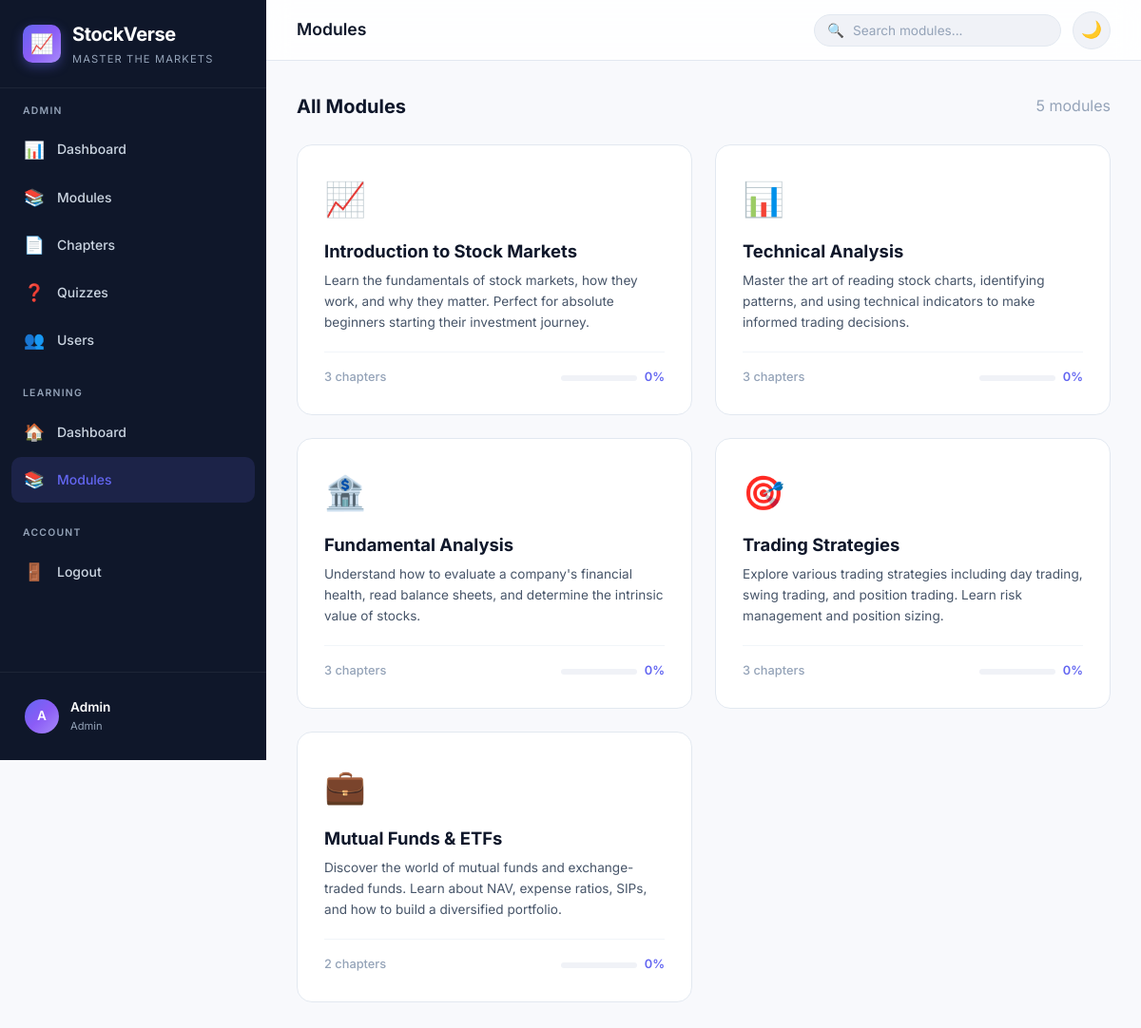
The page /user/modules.php (signed in) on the database its author committed.
### tables this page shows
CREATE TABLE IF NOT EXISTS modules (
    id INT AUTO_INCREMENT PRIMARY KEY,
    title VARCHAR(200) NOT NULL,
    description TEXT,
    icon VARCHAR(50) DEFAULT '📊',
    created_at TIMESTAMP DEFAULT CURRENT_TIMESTAMP
);

### includes/auth.php (called while the page is built, shortened)
<?php
function e(?string $value): string {
    return htmlspecialchars($value ?? '', ENT_QUOTES, 'UTF-8');
}

### user/modules.php (the view, shortened to what this page needs)
<?php
require_once INCLUDES_PATH . '/auth.php';
$db = getDB();
$userId = $_SESSION['user_id'];
$moduleId = isset($_GET['module_id']) ? (int)$_GET['module_id'] : 0;
if ($moduleId > 0) {
    $stmt = $db->prepare('SELECT * FROM modules WHERE id = ?');
    $stmt->execute([$moduleId]);
    $module = $stmt->fetch();
    if (!$module) {
        header('Location: ' . BASE_URL . '/user/modules.php');
        exit;
    }
    $stmt = $db->prepare('SELECT c.*, IFNULL(p.status, "not_started") as progress_status FROM chapters c LEFT JOIN progress p ON p.chapter_id = c.id AND p.user_id = ? WHERE c.module_id = ? ORDER BY c.order_index ASC');
    $stmt->execute([$userId, $moduleId]);
    $chapters = $stmt->fetchAll();
    foreach ($chapters as &$ch) {
        $stmt2 = $db->prepare('SELECT COUNT(*) FROM quizzes WHERE chapter_id = ?');
        $stmt2->execute([$ch['id']]);
        $ch['has_quiz'] = $stmt2->fetchColumn() > 0;
    }
    unset($ch);
    $pageTitle = $module['title'];
    $currentPage = 'modules';
    require_once INCLUDES_PATH . '/header.php';
    ?>
    <a href="<?= BASE_URL ?>/user/modules.php" class="btn btn-secondary btn-sm mb-24">← Back to Modules</a>
    <div class="card mb-24 animate-slide-up">
        <div style="display:flex;align-items:center;gap:16px;margin-bottom:12px">
            <span style="font-size:2.5rem"><?= $module['icon'] ?? '📊' ?></span>
            <div>
                <h2 style="font-size:1.4rem;font-weight:700"><?= e($module['title']) ?></h2>
                <p style="color:var(--text-secondary);font-size:0.9rem"><?= e($module['description'] ?? '') ?></p>
            </div>
        </div>
        <div class="progress-bar progress-bar-lg">
            <?php
            $completedCount = count(array_filter($chapters, fn($c) => $c['progress_status'] === 'completed'));
            $totalCount = count($chapters);
            $pct = $totalCount > 0 ? round(($completedCount / $totalCount) * 100) : 0;
            ?>
            <div class="progress-fill" style="width:<?= $pct ?>%"></div>
        </div>
        <p style="font-size:0.85rem;color:var(--text-tertiary);margin-top:8px"><?= $completedCount ?>/<?= $totalCount ?> chapters completed (<?= $pct ?>%)</p>
    </div>
    <div class="section-header">
        <h2>Chapters</h2>
    </div>
    <?php if (empty($chapters)): ?>
        <div class="empty-state">
            <div class="empty-icon">📄</div>
            <h3>No Chapters Yet</h3>
            <p>Chapters for this module haven't been added yet.</p>
        </div>
    <?php else: ?>
        <?php foreach ($chapters as $index => $ch): ?>
        <a href="<?= BASE_URL ?>/user/chapter.php?id=<?= $ch['id'] ?>"
           class="card mb-16 stagger-item d-flex align-center justify-between gap-16"
           style="text-decoration:none;padding:20px 24px">
            <div class="d-flex align-center gap-16">
                <div style="width:36px;height:36px;border-radius:var(--radius-md);background:var(--bg-tertiary);display:flex;align-items:center;justify-content:center;font-weight:700;font-size:0.9rem;color:var(--text-tertiary);flex-shrink:0">
                    <?= $index + 1 ?>
                </div>
                <div>
                    <div style="font-weight:600;color:var(--text-primary);margin-bottom:2px"><?= e($ch['title']) ?></div>
                    <div class="d-flex align-center gap-8">
                        <?php if ($ch['progress_status'] === 'completed'): ?>
                            <span class="badge badge-success">✓ Completed</span>
                        <?php elseif ($ch['progress_status'] === 'in_progress'): ?>
                            <span class="badge badge-warning">In Progress</span>
                        <?php else: ?>
                            <span class="badge badge-primary">Not Started</span>
                        <?php endif; ?>
                        <?php if ($ch['has_quiz']): ?>
                            <span class="badge badge-primary">Quiz</span>
                        <?php endif; ?>
                    </div>
                </div>
            </div>
            <span style="color:var(--text-tertiary);font-size:1.2rem">→</span>
        </a>
        <?php endforeach; ?>
    <?php endif; ?>
    <?php
} else {
    $modules = $db->query('SELECT m.*, COUNT(c.id) as chapter_count FROM modules m LEFT JOIN chapters c ON c.module_id = m.id GROUP BY m.id ORDER BY m.id')->fetchAll();
    require_once INCLUDES_PATH . '/header.php';
    ?>
    <div class="section-header">
        <h2>All Modules</h2>
        <span class="text-muted"><?= count($modules) ?> modules</span>
    </div>
    <?php if (empty($modules)): ?>
        <div class="empty-state">
            <div class="empty-icon">📚</div>
            <h3>No Modules Available</h3>
            <p>Learning modules haven't been created yet. Check back soon!</p>
        </div>
    <?php else: ?>
        <div class="modules-grid">
            <?php foreach ($modules as $mod): ?>
            <a href="<?= BASE_URL ?>/user/modules.php?module_id=<?= $mod['id'] ?>"
               class="module-card stagger-item" style="text-decoration:none"
               data-searchable="<?= e($mod['title'] . ' ' . ($mod['description'] ?? '')) ?>">
                <div class="module-icon"><?= $mod['icon'] ?? '📊' ?></div>
                <div class="module-title"><?= e($mod['title']) ?></div>
                <div class="module-desc"><?= e(substr($mod['description'] ?? '', 0, 150)) ?></div>
                <div class="module-meta">
                    <span class="chapter-count"><?= $mod['chapter_count'] ?> chapters</span>
                    <div class="module-progress">
                        <div class="progress-bar">
                        </div>
                        <span><?= $mod['progress'] ?>%</span>
                    </div>
                </div>
            </a>
            <?php endforeach; ?>
        </div>
    <?php endif;
}
require_once INCLUDES_PATH . '/footer.php';

### assets/css/style.css (style rules this page uses)
:root { --bg-primary: #f8f9fc; --bg-secondary: #ffffff; --bg-tertiary: #f0f2f7; --bg-card: #ffffff; --bg-sidebar: #0f172a; --bg-sidebar-hover: #1e293b; --bg-sidebar-active: rgba(99,102,241,0.15); --text-primary: #0f172a; --text-secondary: #475569; --text-tertiary: #94a3b8; --text-sidebar: #cbd5e1; --text-sidebar-active: #fff; --text-link: #6366f1; --border-color: #e2e8f0; --border-light: #f1f5f9; --accent-primary: #6366f1; --accent-primary-hover: #5558e6; --accent-primary-light: rgba(99,102,241,0.1); --accent-secondary: #06b6d4; --accent-success: #10b981; --accent-success-light: rgba(16,185,129,0.1); --accent-warning: #f59e0b; --accent-warning-light: rgba(245,158,11,0.1); --accent-danger: #ef4444; --accent-danger-light: rgba(239,68,68,0.1); --gradient-primary: linear-gradient(135deg,#6366f1 0%,#8b5cf6 50%,#a78bfa 100%); --gradient-hero: linear-gradient(135deg,#0f172a 0%,#1e293b 50%,#334155 100%); --gradient-card-1: linear-gradient(135deg,#6366f1,#8b5cf6); --gradient-card-2: linear-gradient(135deg,#06b6d4,#22d3ee); --gradient-card-3: linear-gradient(135deg,#10b981,#34d399); --gradient-card-4: linear-gradient(135deg,#f59e0b,#fbbf24); --shadow-sm: 0 1px 2px rgba(0,0,0,0.04); --shadow-md: 0 4px 6px -1px rgba(0,0,0,0.07),0 2px 4px -2px rgba(0,0,0,0.05); --shadow-lg: 0 10px 15px -3px rgba(0,0,0,0.08),0 4px 6px -4px rgba(0,0,0,0.04); --shadow-xl: 0 20px 25px -5px rgba(0,0,0,0.08),0 8px 10px -6px rgba(0,0,0,0.04); --sidebar-width: 280px; --header-height: 64px; --radius-sm: 6px; --radius-md: 10px; --radius-lg: 16px; --radius-xl: 24px; --radius-full: 9999px; --transition-fast: 150ms ease; --transition-base: 250ms ease; --transition-slow: 350ms ease; }
*,*::before,*::after { margin:0;padding:0;box-sizing:border-box }
html { scroll-behavior:smooth;font-size:16px }
body { font-family:'Inter',-apple-system,system-ui,sans-serif;background:var(--bg-primary);color:var(--text-primary);line-height:1.6;-webkit-font-smoothing:antialiased;transition:background var(--transition-base),color var(--transition-base) }
a { color:var(--text-link);text-decoration:none;transition:color var(--transition-fast) }

### assets/css/components.css (style rules this page uses)
.modules-grid { display:grid;grid-template-columns:repeat(auto-fill,minmax(320px,1fr));gap:24px }
.module-card { background:var(--bg-card);border:1px solid var(--border-color);border-radius:var(--radius-lg);padding:28px;transition:all var(--transition-base);position:relative;overflow:hidden;display:flex;flex-direction:column }
.module-card .module-icon { font-size:2.2rem;margin-bottom:16px }
.module-card .module-title { font-size:1.15rem;font-weight:700;color:var(--text-primary);margin-bottom:8px;line-height:1.3 }
.module-card .module-desc { font-size:0.85rem;color:var(--text-secondary);line-height:1.6;margin-bottom:20px;flex:1 }
.module-card .module-meta { display:flex;align-items:center;justify-content:space-between;padding-top:16px;border-top:1px solid var(--border-light) }
.module-card .chapter-count { font-size:0.8rem;color:var(--text-tertiary);font-weight:500 }
.module-card .module-progress { display:flex;align-items:center;gap:8px }
.module-card .module-progress span { font-size:0.8rem;font-weight:600;color:var(--accent-primary) }
.progress-bar { height:6px;background:var(--bg-tertiary);border-radius:var(--radius-full);overflow:hidden;width:80px }
.section-header { display:flex;align-items:center;justify-content:space-between;margin-bottom:24px }
.section-header h2 { font-size:1.25rem;font-weight:700;color:var(--text-primary) }

### assets/css/pages.css (style rules this page uses)
.stagger-item { opacity:0;animation:slideUp 0.5s ease forwards }
.stagger-item:nth-child(1) { animation-delay:0.1s }
.stagger-item:nth-child(2) { animation-delay:0.15s }
.stagger-item:nth-child(3) { animation-delay:0.2s }
.stagger-item:nth-child(4) { animation-delay:0.25s }
.stagger-item:nth-child(5) { animation-delay:0.3s }
.text-muted { color:var(--text-tertiary) }

### rows shown on the page
modules: icon "📈", title "Introduction to Stock Markets", description "Learn the fundamentals of stock markets, how they work, and why they matter. Perfect for absolute beginners starting their investment journey.", chapter_count "3", progress "0"
modules: icon "📊", title "Technical Analysis", description "Master the art of reading stock charts, identifying patterns, and using technical indicators to make informed trading decisions.", chapter_count "3", progress "0"
modules: icon "🏦", title "Fundamental Analysis", description "Understand how to evaluate a company's financial health, read balance sheets, and determine the intrinsic value of stocks.", chapter_count "3", progress "0"
modules: icon "🎯", title "Trading Strategies", description "Explore various trading strategies including day trading, swing trading, and position trading. Learn risk management and position sizing.", chapter_count "3", progress "0"
modules: icon "💼", title "Mutual Funds & ETFs", description "Discover the world of mutual funds and exchange-traded funds. Learn about NAV, expense ratios, SIPs, and how to build a diversified portfolio.", chapter_count "2", progress "0"

### other values the page prints
APP_NAME "StockVerse"
APP_TAGLINE "MASTER THE MARKETS"
$initials "A"
$user['name'] "Admin"
$user['role'] "Admin"
$pageTitle "Modules"
count($modules) "5"
